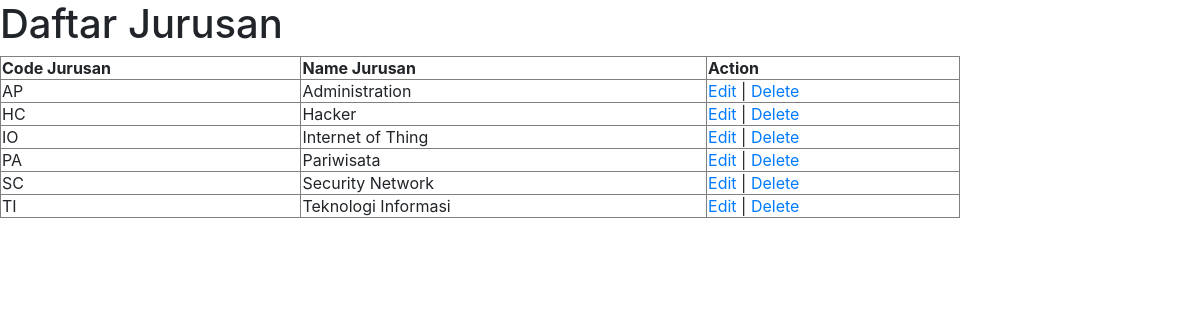
/crud-week-kampus/yogi-read-jurusan.php, run on the app's committed database.
### tables this page shows
CREATE TABLE `jurusan` (
  `kd_jur` char(2) NOT NULL,
  `nm_jur` varchar(30) NOT NULL
);

### crud-week-kampus/yogi-read-jurusan.php (the view, shortened to what this page needs)
<?php
include_once("../crud-week-kampus/apiEndPoint/connection.php");
$result = mysqli_query($CONN, "SELECT * FROM jurusan ");
?>
<html>
<head>
    <link rel="stylesheet" href="../css/bootstrap.min.css">
</head>
<body>
    <h1>Daftar Jurusan</h1>
    <table width='80%' border=1>
        <tr>
            <th style="text-align">Code Jurusan</th>
            <th>Name Jurusan</th>
            <th>Action</th>
        </tr>
        <?php
        while ($user_data = mysqli_fetch_array($result)) {
            echo "<tr>";
            echo "<td>" . $user_data['kd_jur'] . "</td>";
            echo "<td>" . $user_data['nm_jur'] . "</td>";
            if (isset($user_data)) {
                echo "<td><a href='edit.php'>Edit</a> | <a href='delete.php'>Delete</a></td></tr>";
            }
            echo "<tr>";
        }
        ?>
    </table>
</body>
</html>

### data on the page
jurusan: kd_jur "AP", nm_jur "Administration"
jurusan: kd_jur "HC", nm_jur "Hacker"
jurusan: kd_jur "IO", nm_jur "Internet of Thing"
jurusan: kd_jur "PA", nm_jur "Pariwisata"
jurusan: kd_jur "SC", nm_jur "Security Network"
jurusan: kd_jur "TI", nm_jur "Teknologi Informasi"
